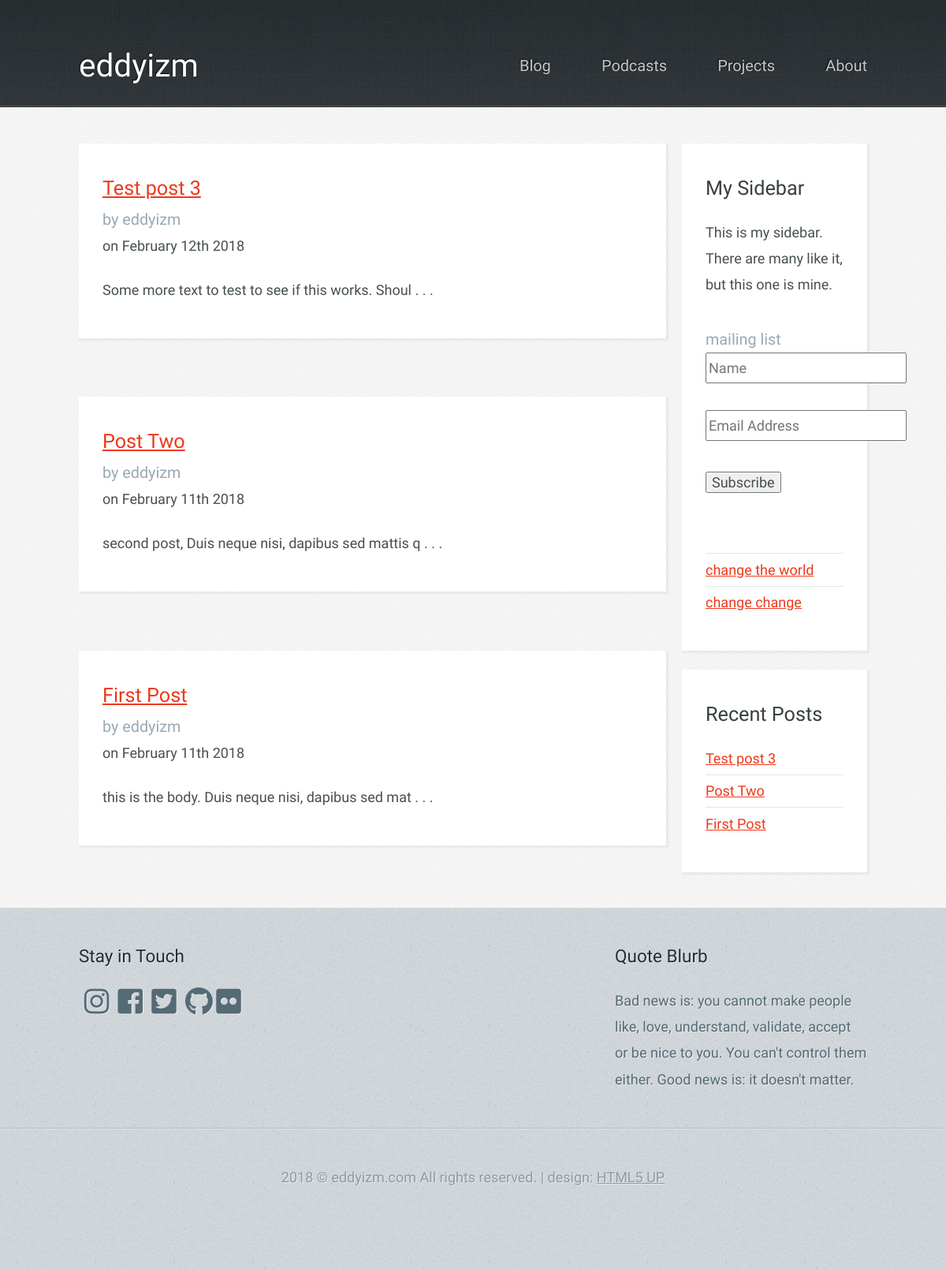
The page /blog/ on the database as committed earlier.
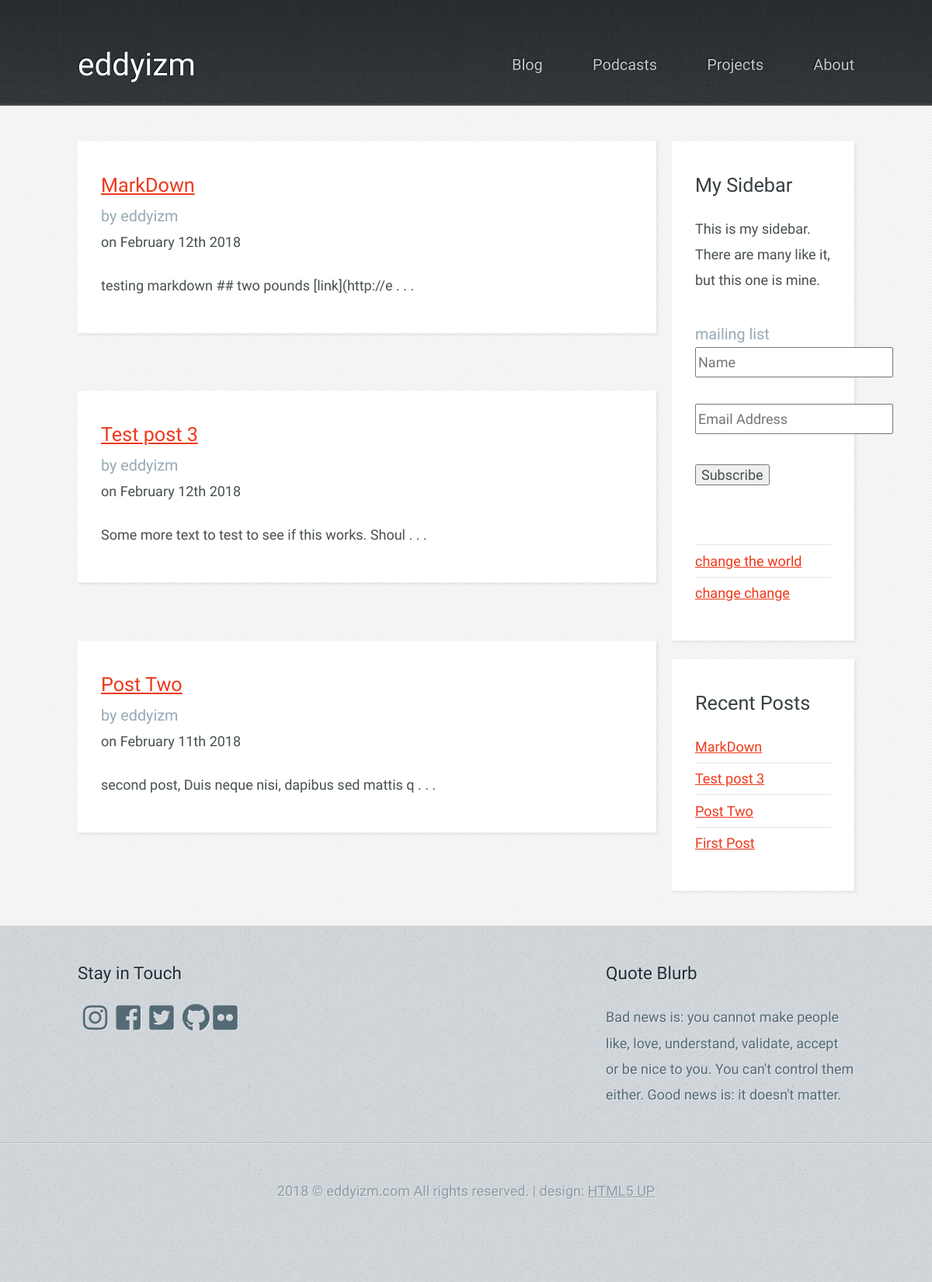
The same page on the database as committed later.
### blog/models.py (models this page shows, shortened)
class BlogPost(models.Model):
    title = models.CharField(max_length=255)
    date = models.DateTimeField()
    body = models.CharField(max_length=20000)
    author = models.ForeignKey(Author, on_delete=models.DO_NOTHING,)
    tags = models.ManyToManyField(Tag)
    class Meta:
        ordering = ['-date',]

class Author(models.Model):
    name = models.CharField(max_length=64)
    email = models.CharField(max_length=64)

### blog/views.py (the view)
# urls.py: url(r'^blog/', views.blog_posts , name='blog_posts'),
def blog_posts(request):
    posts = BlogPost.objects.all().order_by('-date')[:3];
    recent_posts = BlogPost.objects.all()[:5];
    return render_to_response('blog/blog.html', {'posts' : posts, 'recent_posts': recent_posts })

### blog/templates/blog/blog.html (shortened to what this page needs)
{% extends "blog/layout.html" %}
{% block content %}
      <div id="content-wrapper">
        <div id="content">
          <div class="container">
            <div class="row">
              <div class="9u 12u(mobile)">
                {% for blog_post in posts %}
                <section>
                  <header>
                      <h2><a href="/blog/{{ blog_post.id }}/">{{ blog_post.title }} </a></h2>
                      <h3> <span>by </span> {{ blog_post.author.name }}</h3>
                      <h4> <span>on {{ blog_post.date|date:"F jS o" }} </span></h4>
                  </header>
                      <p> {{ blog_post.body|slice:":50" }} . . . </p>
                </section>
                {% endfor %}
              </div>
              <div class="3u 12u(mobile)">
                <section>
                  <header>
                    <h2>My Sidebar</h2>
                  </header>
                  <p>
                    This is my sidebar. There are many like it, but this one is mine.
                  </p>
                  <ul class="link-list">
                    <li>
                   <div class="entry-content" itemprop="text">
                  <div id="mc_embed_signup">
                  <form id="mc-embedded-subscribe-form" class="validate" action="https://eddyizm.us17.list-manage.com/subscribe/post?u=d53e408a6ccb1e1ce4059fb9c&amp;id=9d4ffc78c0" method="post" name="mc-embedded-subscribe-form" novalidate="" target="_blank">
                  <div id="mc_embed_signup_scroll">
                  <h3>mailing list</h3>
                  <div class="mc-field-group">
                  <input id="mce-FNAME" class="required" name="FNAME" placeholder="Name" type="text" value="" /></div>
                  <div class="mc-field-group">
                  <br />
                  <input id="mce-EMAIL" class="required email" name="EMAIL" type="email" placeholder="Email Address" value="" /></div>
                  <div class="clear"><input id="mc-embedded-subscribe" class="button" name="subscribe" type="submit" value="Subscribe" /></div>
                  </div>
                  </form>
                  </div>
                  <p><br />
                  </li>
                    <li><a href="#">change the world</a></li>
                    <li><a href="#">change change</a></li>
                  </ul>
                </section>
                <section>
                    <header>
                      <h2>Recent Posts</h2>
                    </header>
                    <ul class="link-list">
                      {% for blog_post in recent_posts %}
                      <li><a href="/blog/{{ blog_post.id }}/"> {{ blog_post.title }} </a></li>
                      {% endfor %}
                      </ul>
                 </section>
              </div>
            </div>
          </div>
        </div>
      </div>
    </div>
{% endblock %}

Rows that differ between the two databases and show on the page:
no longer on one of the page's lists (row unchanged): BlogPost: title "First Post", author.name "eddyizm", date "February 11th 2018", body "this is the body. Duis neque nisi, dapibus sed mat"
added BlogPost: title "MarkDown", author.name "eddyizm", date "February 12th 2018", body "testing markdown ## two pounds [link](http://e"
